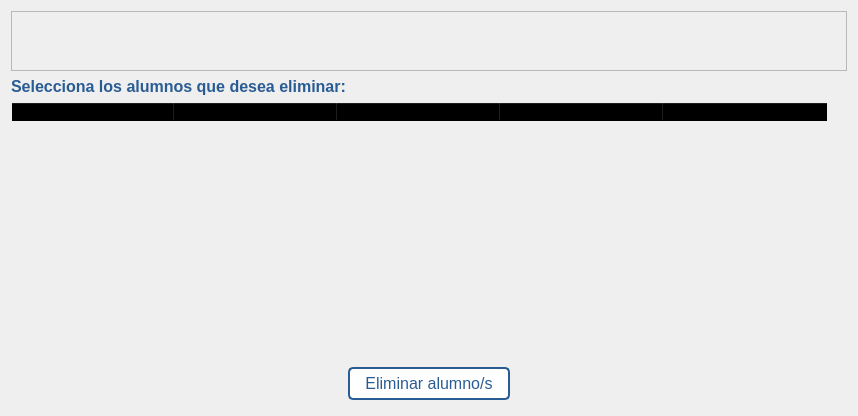
<?xml version="1.0" encoding="UTF-8"?>
<ui version="4.0">
 <class>Dialog</class>
 <widget class="QDialog" name="Dialog">
  <property name="geometry">
   <rect>
    <x>0</x>
    <y>0</y>
    <width>858</width>
    <height>416</height>
   </rect>
  </property>
  <property name="windowTitle">
   <string>Eliminar alumnos</string>
  </property>
  <property name="windowIcon">
   <iconset resource="../src/resources.qrc">
    <normaloff>:/logo/iconoProyecto.png</normaloff>:/logo/iconoProyecto.png</iconset>
  </property>
  <layout class="QVBoxLayout" name="verticalLayout_2">
   <item>
    <layout class="QVBoxLayout" name="verticalLayout">
     <item>
      <widget class="QFrame" name="frame_superior">
       <property name="minimumSize">
        <size>
         <width>0</width>
         <height>60</height>
        </size>
       </property>
       <property name="maximumSize">
        <size>
         <width>16777215</width>
         <height>60</height>
        </size>
       </property>
       <property name="styleSheet">
        <string notr="true"/>
       </property>
       <property name="frameShape">
        <enum>QFrame::StyledPanel</enum>
       </property>
       <property name="frameShadow">
        <enum>QFrame::Raised</enum>
       </property>
       <layout class="QHBoxLayout" name="horizontalLayout">
        <property name="bottomMargin">
         <number>0</number>
        </property>
        <item>
         <widget class="QLabel" name="label_logo">
          <property name="maximumSize">
           <size>
            <width>120</width>
            <height>150</height>
           </size>
          </property>
          <property name="text">
           <string/>
          </property>
          <property name="pixmap">
           <pixmap resource="../src/resources.qrc">:/logo/logoProyecto.png</pixmap>
          </property>
          <property name="scaledContents">
           <bool>true</bool>
          </property>
          <property name="alignment">
           <set>Qt::AlignCenter</set>
          </property>
         </widget>
        </item>
       </layout>
      </widget>
     </item>
     <item>
      <widget class="QLabel" name="label">
       <property name="styleSheet">
        <string notr="true">QLabel{
font-size: 16px;
font-weight: bold;
color: #2a5c94;
}</string>
       </property>
       <property name="text">
        <string>Selecciona los alumnos que desea eliminar:</string>
       </property>
      </widget>
     </item>
     <item>
      <widget class="QTableWidget" name="tableWidget">
       <property name="styleSheet">
        <string notr="true">QTableWidget, QHeaderView::section{
background-color: transparent;
}
</string>
       </property>
       <attribute name="horizontalHeaderDefaultSectionSize">
        <number>163</number>
       </attribute>
       <column>
        <property name="text">
         <string>NRE</string>
        </property>
       </column>
       <column>
        <property name="text">
         <string>Nombre</string>
        </property>
       </column>
       <column>
        <property name="text">
         <string>Curso</string>
        </property>
       </column>
       <column>
        <property name="text">
         <string>Clase</string>
        </property>
       </column>
       <column>
        <property name="text">
         <string>Padre/Madre</string>
        </property>
       </column>
      </widget>
     </item>
     <item>
      <layout class="QHBoxLayout" name="horizontalLayout_2">
       <property name="topMargin">
        <number>5</number>
       </property>
       <property name="bottomMargin">
        <number>5</number>
       </property>
       <item>
        <widget class="QPushButton" name="pushButton">
         <property name="sizePolicy">
          <sizepolicy hsizetype="Fixed" vsizetype="Fixed">
           <horstretch>0</horstretch>
           <verstretch>0</verstretch>
          </sizepolicy>
         </property>
         <property name="cursor">
          <cursorShape>PointingHandCursor</cursorShape>
         </property>
         <property name="styleSheet">
          <string notr="true">QPushButton{
background-color: #ffffff;
color: #2a5c94;
padding: 5px 15px;
border: 2px solid #2a5c94;
border-radius: 5px;
font-size: 16px;
}
QPushButton:hover{
background-color: #2a5c94;
color: white;
}</string>
         </property>
         <property name="text">
          <string>Eliminar alumno/s</string>
         </property>
        </widget>
       </item>
      </layout>
     </item>
    </layout>
   </item>
  </layout>
 </widget>
 <resources>
  <include location="../src/resources.qrc"/>
  <include location="../../../../../../src/resources.qrc"/>
 </resources>
 <connections/>
</ui>
